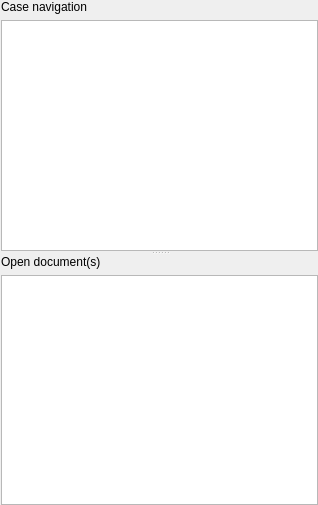
<?xml version="1.0" encoding="UTF-8"?>
<ui version="4.0">
 <class>CaseSourceDock</class>
 <widget class="QDockWidget" name="CaseSourceDock">
  <property name="geometry">
   <rect>
    <x>0</x>
    <y>0</y>
    <width>318</width>
    <height>505</height>
   </rect>
  </property>
  <property name="features">
   <set>QDockWidget::NoDockWidgetFeatures</set>
  </property>
  <property name="allowedAreas">
   <set>Qt::LeftDockWidgetArea</set>
  </property>
  <property name="windowTitle">
   <string>Case Source</string>
  </property>
  <widget class="QWidget" name="dockWidgetContents">
   <layout class="QVBoxLayout" name="verticalLayout_3">
    <property name="spacing">
     <number>0</number>
    </property>
    <property name="leftMargin">
     <number>1</number>
    </property>
    <property name="topMargin">
     <number>0</number>
    </property>
    <property name="rightMargin">
     <number>0</number>
    </property>
    <property name="bottomMargin">
     <number>0</number>
    </property>
    <item>
     <widget class="QSplitter" name="splitter">
      <property name="orientation">
       <enum>Qt::Vertical</enum>
      </property>
      <widget class="QWidget" name="verticalLayoutWidget">
       <layout class="QVBoxLayout" name="verticalLayout">
        <item>
         <widget class="QLabel" name="label">
          <property name="text">
           <string>Case navigation</string>
          </property>
         </widget>
        </item>
        <item>
         <widget class="QTreeView" name="treeView"/>
        </item>
       </layout>
      </widget>
      <widget class="QWidget" name="verticalLayoutWidget_2">
       <layout class="QVBoxLayout" name="verticalLayout_2">
        <item>
         <widget class="QLabel" name="label_2">
          <property name="text">
           <string>Open document(s)</string>
          </property>
         </widget>
        </item>
        <item>
         <widget class="QListWidget" name="listWidget"/>
        </item>
       </layout>
      </widget>
     </widget>
    </item>
   </layout>
  </widget>
 </widget>
 <resources/>
 <connections/>
</ui>
